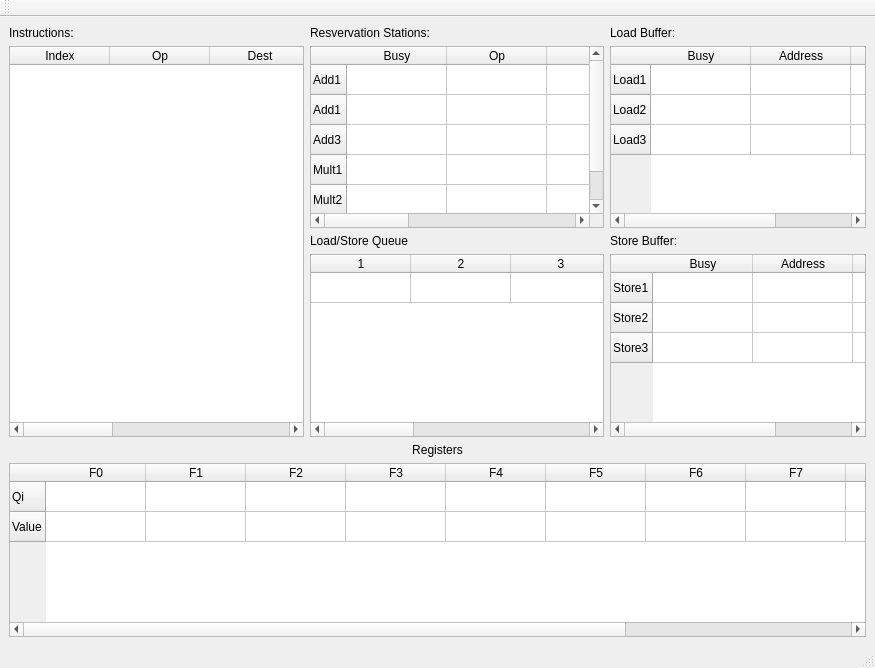
<?xml version="1.0" encoding="UTF-8"?>
<ui version="4.0">
 <class>MainWindow</class>
 <widget class="QMainWindow" name="MainWindow">
  <property name="geometry">
   <rect>
    <x>0</x>
    <y>0</y>
    <width>875</width>
    <height>668</height>
   </rect>
  </property>
  <property name="windowTitle">
   <string>Tumasulo算法演示平台</string>
  </property>
  <widget class="QWidget" name="centralwidget">
   <layout class="QVBoxLayout" name="verticalLayout_5">
    <item>
     <layout class="QHBoxLayout" name="horizontalLayout">
      <item>
       <layout class="QVBoxLayout" name="verticalLayout">
        <item>
         <widget class="QLabel" name="label">
          <property name="text">
           <string>Instructions:</string>
          </property>
         </widget>
        </item>
        <item>
         <widget class="QTableWidget" name="insTable">
          <property name="sizePolicy">
           <sizepolicy hsizetype="Expanding" vsizetype="Expanding">
            <horstretch>0</horstretch>
            <verstretch>0</verstretch>
           </sizepolicy>
          </property>
          <property name="editTriggers">
           <set>QAbstractItemView::NoEditTriggers</set>
          </property>
          <attribute name="horizontalHeaderDefaultSectionSize">
           <number>100</number>
          </attribute>
          <attribute name="horizontalHeaderMinimumSectionSize">
           <number>56</number>
          </attribute>
          <attribute name="verticalHeaderDefaultSectionSize">
           <number>30</number>
          </attribute>
          <attribute name="verticalHeaderMinimumSectionSize">
           <number>15</number>
          </attribute>
          <column>
           <property name="text">
            <string>Index</string>
           </property>
          </column>
          <column>
           <property name="text">
            <string>Op</string>
           </property>
          </column>
          <column>
           <property name="text">
            <string>Dest</string>
           </property>
          </column>
          <column>
           <property name="text">
            <string>Srci</string>
           </property>
          </column>
          <column>
           <property name="text">
            <string>Srck</string>
           </property>
          </column>
          <column>
           <property name="text">
            <string>State</string>
           </property>
          </column>
         </widget>
        </item>
       </layout>
      </item>
      <item>
       <layout class="QVBoxLayout" name="verticalLayout_2">
        <item>
         <widget class="QLabel" name="label_2">
          <property name="text">
           <string>Resvervation Stations:</string>
          </property>
         </widget>
        </item>
        <item>
         <widget class="QTableWidget" name="rsTable">
          <property name="sizePolicy">
           <sizepolicy hsizetype="Expanding" vsizetype="Expanding">
            <horstretch>0</horstretch>
            <verstretch>0</verstretch>
           </sizepolicy>
          </property>
          <property name="editTriggers">
           <set>QAbstractItemView::NoEditTriggers</set>
          </property>
          <property name="rowCount">
           <number>5</number>
          </property>
          <attribute name="verticalHeaderMinimumSectionSize">
           <number>15</number>
          </attribute>
          <row>
           <property name="text">
            <string>Add1</string>
           </property>
          </row>
          <row>
           <property name="text">
            <string>Add1</string>
           </property>
          </row>
          <row>
           <property name="text">
            <string>Add3</string>
           </property>
          </row>
          <row>
           <property name="text">
            <string>Mult1</string>
           </property>
          </row>
          <row>
           <property name="text">
            <string>Mult2</string>
           </property>
          </row>
          <column>
           <property name="text">
            <string>Busy</string>
           </property>
          </column>
          <column>
           <property name="text">
            <string>Op</string>
           </property>
          </column>
          <column>
           <property name="text">
            <string>Vj</string>
           </property>
          </column>
          <column>
           <property name="text">
            <string>Vj</string>
           </property>
          </column>
          <column>
           <property name="text">
            <string>Vk</string>
           </property>
          </column>
          <column>
           <property name="text">
            <string>Qk</string>
           </property>
          </column>
         </widget>
        </item>
        <item>
         <widget class="QLabel" name="label_6">
          <property name="text">
           <string>Load/Store Queue</string>
          </property>
         </widget>
        </item>
        <item>
         <widget class="QTableWidget" name="lsQueueTable">
          <property name="rowCount">
           <number>1</number>
          </property>
          <attribute name="verticalHeaderVisible">
           <bool>false</bool>
          </attribute>
          <attribute name="verticalHeaderMinimumSectionSize">
           <number>15</number>
          </attribute>
          <row/>
          <column>
           <property name="text">
            <string>1</string>
           </property>
          </column>
          <column>
           <property name="text">
            <string>2</string>
           </property>
          </column>
          <column>
           <property name="text">
            <string>3</string>
           </property>
          </column>
          <column>
           <property name="text">
            <string>4</string>
           </property>
          </column>
          <column>
           <property name="text">
            <string>5</string>
           </property>
          </column>
          <column>
           <property name="text">
            <string>6</string>
           </property>
          </column>
         </widget>
        </item>
       </layout>
      </item>
      <item>
       <layout class="QVBoxLayout" name="verticalLayout_4">
        <item>
         <widget class="QLabel" name="label_4">
          <property name="sizePolicy">
           <sizepolicy hsizetype="Minimum" vsizetype="Preferred">
            <horstretch>0</horstretch>
            <verstretch>0</verstretch>
           </sizepolicy>
          </property>
          <property name="text">
           <string>Load Buffer:</string>
          </property>
         </widget>
        </item>
        <item>
         <widget class="QTableWidget" name="loadBufferTable">
          <property name="sizePolicy">
           <sizepolicy hsizetype="Minimum" vsizetype="Expanding">
            <horstretch>0</horstretch>
            <verstretch>0</verstretch>
           </sizepolicy>
          </property>
          <property name="editTriggers">
           <set>QAbstractItemView::NoEditTriggers</set>
          </property>
          <attribute name="verticalHeaderMinimumSectionSize">
           <number>15</number>
          </attribute>
          <row>
           <property name="text">
            <string>Load1</string>
           </property>
          </row>
          <row>
           <property name="text">
            <string>Load2</string>
           </property>
          </row>
          <row>
           <property name="text">
            <string>Load3</string>
           </property>
          </row>
          <column>
           <property name="text">
            <string>Busy</string>
           </property>
          </column>
          <column>
           <property name="text">
            <string>Address</string>
           </property>
          </column>
          <column>
           <property name="text">
            <string>Qi</string>
           </property>
          </column>
         </widget>
        </item>
        <item>
         <widget class="QLabel" name="label_5">
          <property name="sizePolicy">
           <sizepolicy hsizetype="Minimum" vsizetype="Preferred">
            <horstretch>0</horstretch>
            <verstretch>0</verstretch>
           </sizepolicy>
          </property>
          <property name="text">
           <string>Store Buffer:</string>
          </property>
         </widget>
        </item>
        <item>
         <widget class="QTableWidget" name="storeBufferTable">
          <property name="sizePolicy">
           <sizepolicy hsizetype="Minimum" vsizetype="Expanding">
            <horstretch>0</horstretch>
            <verstretch>0</verstretch>
           </sizepolicy>
          </property>
          <property name="editTriggers">
           <set>QAbstractItemView::NoEditTriggers</set>
          </property>
          <attribute name="verticalHeaderMinimumSectionSize">
           <number>15</number>
          </attribute>
          <row>
           <property name="text">
            <string>Store1</string>
           </property>
          </row>
          <row>
           <property name="text">
            <string>Store2</string>
           </property>
          </row>
          <row>
           <property name="text">
            <string>Store3</string>
           </property>
          </row>
          <column>
           <property name="text">
            <string>Busy</string>
           </property>
          </column>
          <column>
           <property name="text">
            <string>Address</string>
           </property>
          </column>
          <column>
           <property name="text">
            <string>Cache</string>
           </property>
          </column>
         </widget>
        </item>
       </layout>
      </item>
     </layout>
    </item>
    <item>
     <layout class="QVBoxLayout" name="verticalLayout_3">
      <item>
       <widget class="QLabel" name="label_3">
        <property name="text">
         <string>Registers</string>
        </property>
        <property name="alignment">
         <set>Qt::AlignCenter</set>
        </property>
       </widget>
      </item>
      <item>
       <widget class="QTableWidget" name="registerTable">
        <property name="editTriggers">
         <set>QAbstractItemView::NoEditTriggers</set>
        </property>
        <row>
         <property name="text">
          <string>Qi</string>
         </property>
        </row>
        <row>
         <property name="text">
          <string>Value</string>
         </property>
        </row>
        <column>
         <property name="text">
          <string>F0</string>
         </property>
        </column>
        <column>
         <property name="text">
          <string>F1</string>
         </property>
        </column>
        <column>
         <property name="text">
          <string>F2</string>
         </property>
        </column>
        <column>
         <property name="text">
          <string>F3</string>
         </property>
        </column>
        <column>
         <property name="text">
          <string>F4</string>
         </property>
        </column>
        <column>
         <property name="text">
          <string>F5</string>
         </property>
        </column>
        <column>
         <property name="text">
          <string>F6</string>
         </property>
        </column>
        <column>
         <property name="text">
          <string>F7</string>
         </property>
        </column>
        <column>
         <property name="text">
          <string>F8</string>
         </property>
        </column>
        <column>
         <property name="text">
          <string>F9</string>
         </property>
        </column>
        <column>
         <property name="text">
          <string>F10</string>
         </property>
        </column>
       </widget>
      </item>
     </layout>
    </item>
   </layout>
   <zorder>verticalLayoutWidget</zorder>
   <zorder>label_2</zorder>
   <zorder>verticalLayoutWidget_2</zorder>
   <zorder>verticalLayoutWidget_3</zorder>
   <zorder>label_4</zorder>
   <zorder>loadBufferTable</zorder>
   <zorder>storeBufferTable</zorder>
   <zorder>label_5</zorder>
  </widget>
  <widget class="QMenuBar" name="menubar">
   <property name="geometry">
    <rect>
     <x>0</x>
     <y>0</y>
     <width>875</width>
     <height>25</height>
    </rect>
   </property>
  </widget>
  <widget class="QStatusBar" name="statusbar"/>
  <widget class="QToolBar" name="toolBar">
   <property name="windowTitle">
    <string>toolBar</string>
   </property>
   <attribute name="toolBarArea">
    <enum>TopToolBarArea</enum>
   </attribute>
   <attribute name="toolBarBreak">
    <bool>false</bool>
   </attribute>
  </widget>
 </widget>
 <resources/>
 <connections/>
</ui>
